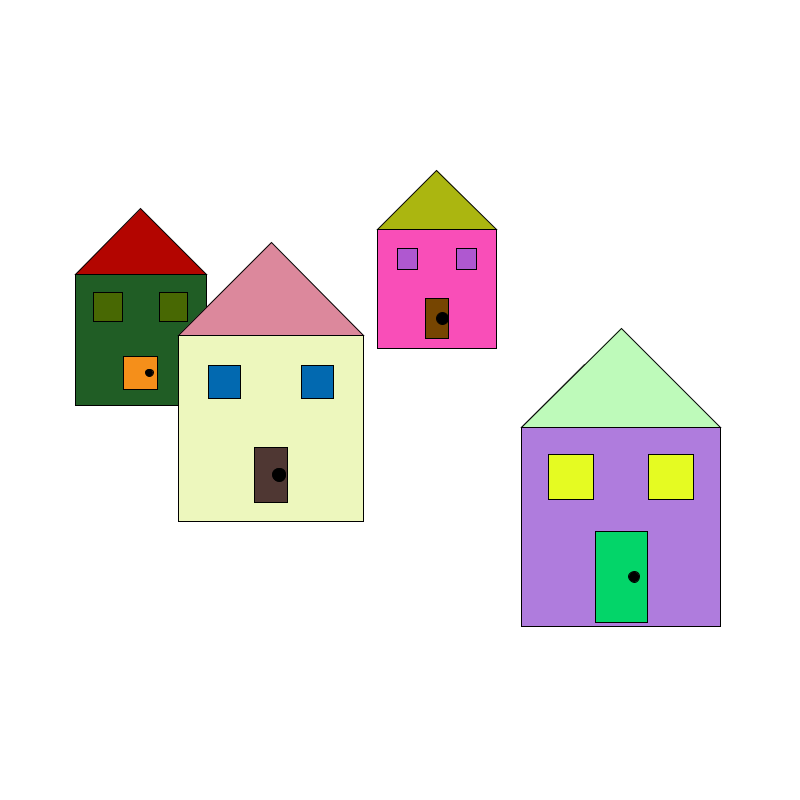
Frame 1 (no input)
Frame 60 (the mouse pressed at the canvas centre just before this capture): identical to frame 1, image omitted
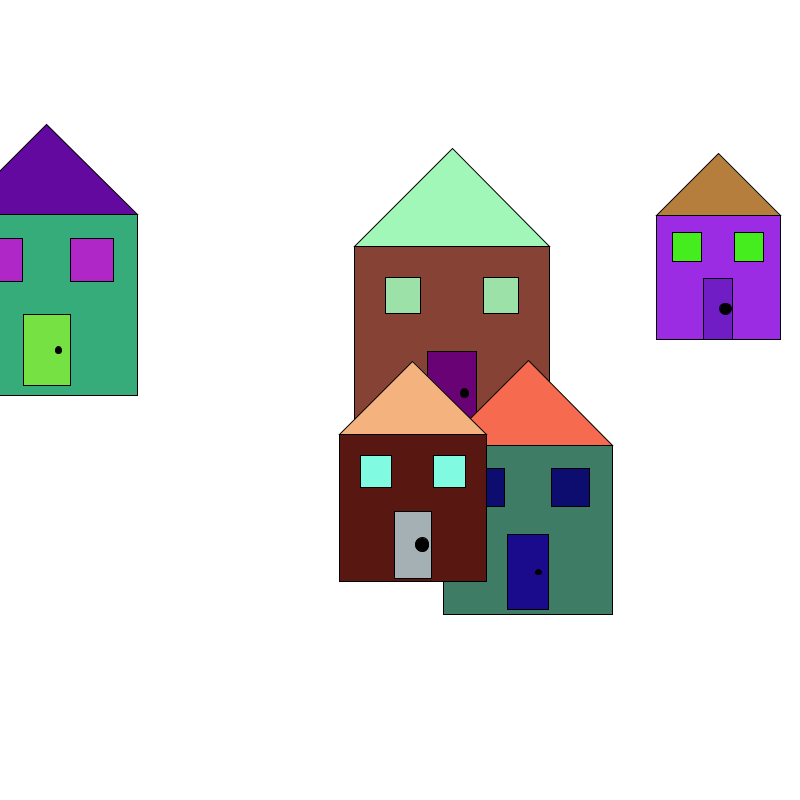
Frame 120 (the mouse held since frame 60 and released just before this capture)

The Processing sketch that drew these frames (run headless with seeded random() and noise(); from frame 60 on, the mouse is pressed at the canvas centre):

// Processing sketch: Function
// ── Function.pde
int randomSeed = 0;

void setup() {
  size(800, 800);
}

void mousePressed() {
  randomSeed = int(random(10000000));
  println(randomSeed);
}

void draw() {
  randomSeed(randomSeed);
  background(255);

  for (int n = 0; n < 5; n++) {
    house(random(width),
      random(1 / 3.0 * height, 2 / 3.0 * height),
      random(100, 200));
  }
}

void house (float x, float y, float size) {
  pushMatrix();
  translate(x, y);

  fill(random(255), random(255), random(255));
  rectMode(CENTER);
  rect(0, 0, size, size);

  fill(random(255), random(255), random(255));
  triangle(-size / 2, -size / 2, 0, -size, size / 2, -size / 2);

  float doorWidth = random(size / 6, size / 3);
  float doorHeight = random(size / 4, size / 2);
  fill(random(255), random(255), random(255));
  rect(0, size / 4, doorWidth, doorHeight);

  float knobSize = random(5, 15);
  fill(0);
  ellipse(doorWidth / 4, size / 4, knobSize, knobSize);

  //fill(random(255), random(255), random(255));
  //rect(0, size / 4, size / 5, size / 3);

  float windowSize = random(size / 6, size / 4);
  fill(random(255), random(255), random(255));
  rect(-size / 4, -size / 4, windowSize, windowSize);
  rect(size / 4, -size / 4, windowSize, windowSize);

  popMatrix();
}
